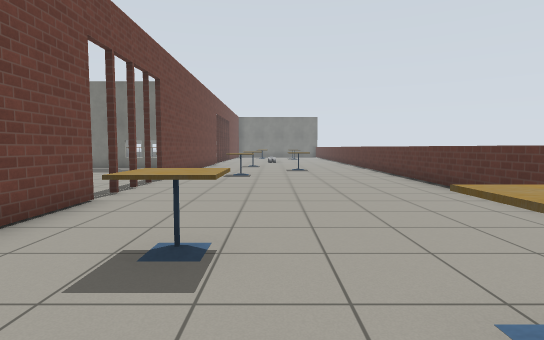
View 1 (above)

24 first-person views from a walk through a robot-simulator world made for Gazebo. The camera is 1 m above the floor, tilts 4° down and sees 80° across. The lines on the ground mark 1 m squares. The floor is counted in squares, 1 m on a side. Each view is taken from the middle of a square. On the plan, view 1 faces up. The plan holds only what a view shows up to about 12 squares ahead; the rest is blank. Simple patterns stand in for the simulator's built-in surfaces. Simple shapes stand in for some stock models.

View 2
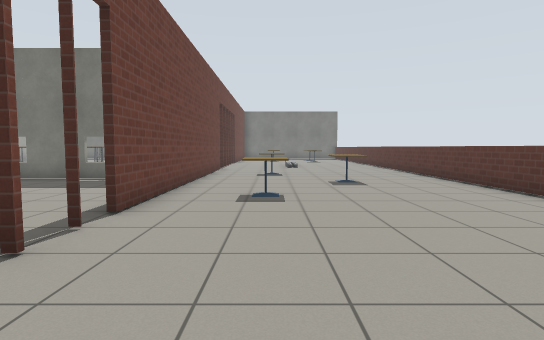

View 3
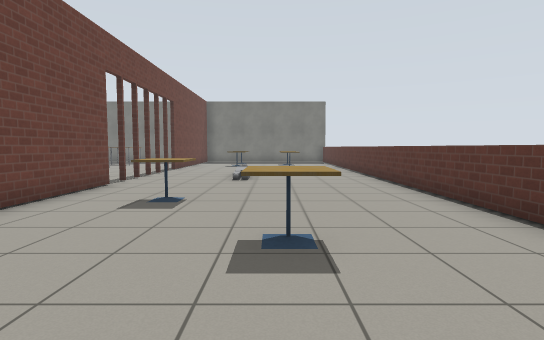

View 4
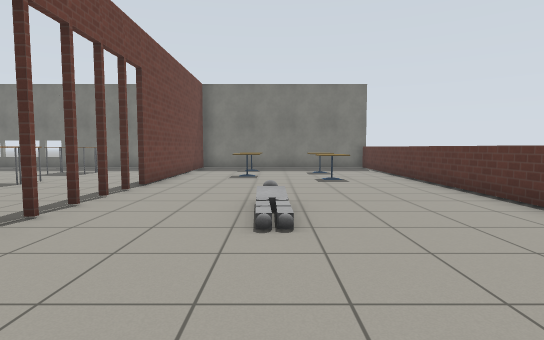

View 5
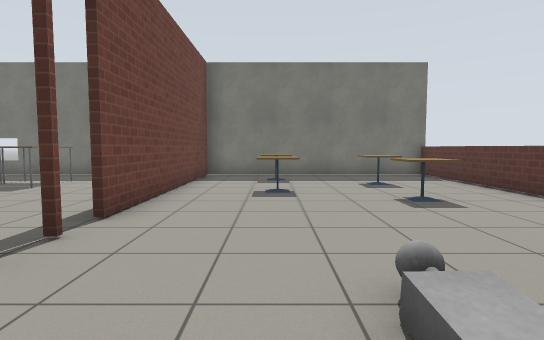

View 6
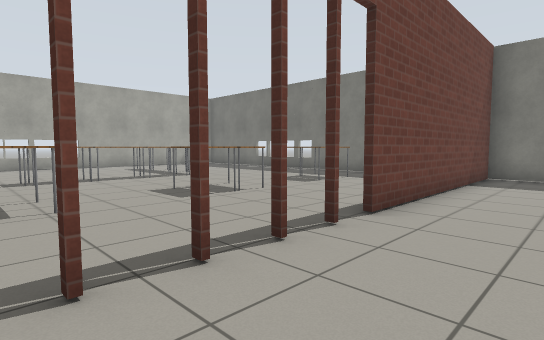

View 7
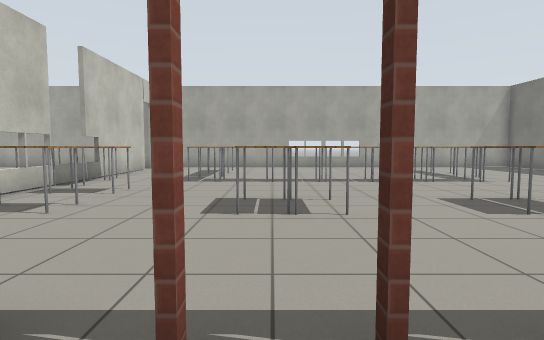

View 8
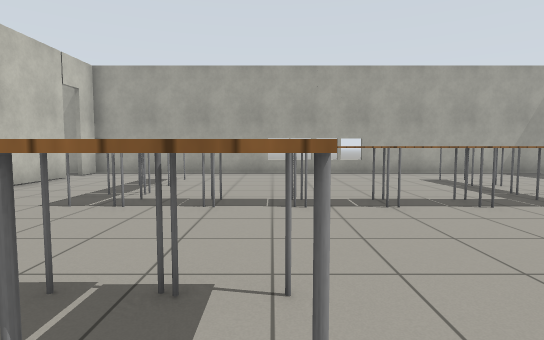

View 9
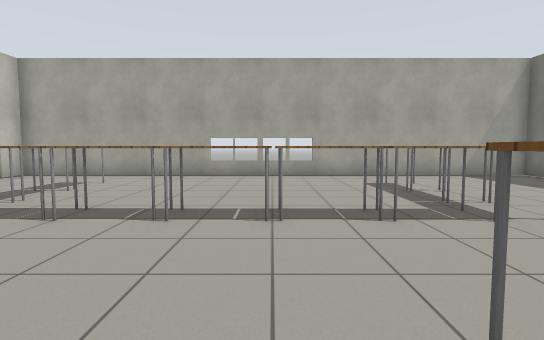

View 10
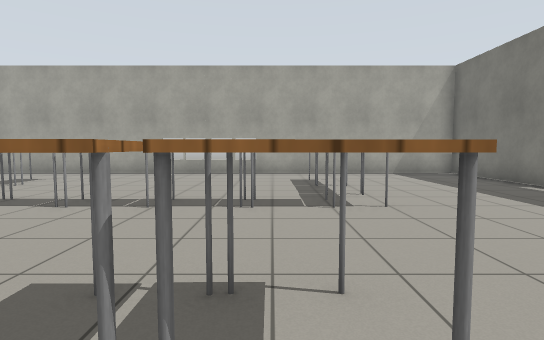

View 11
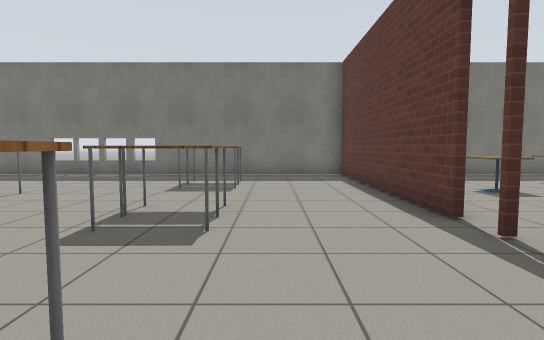

View 12
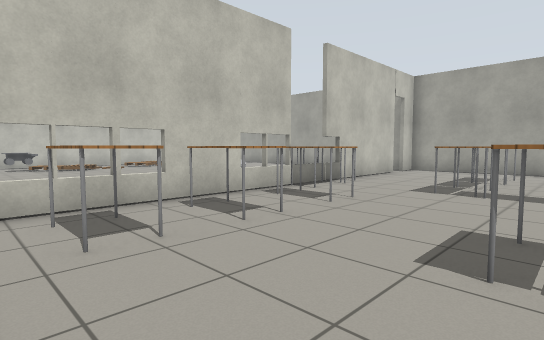

View 13
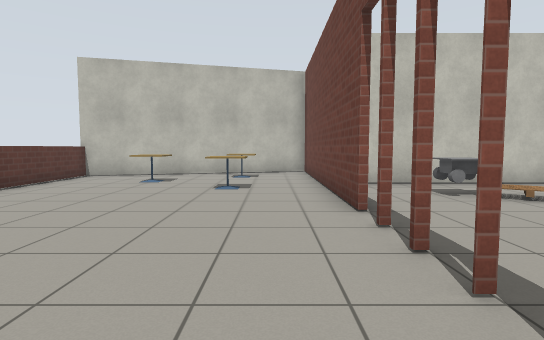

View 14
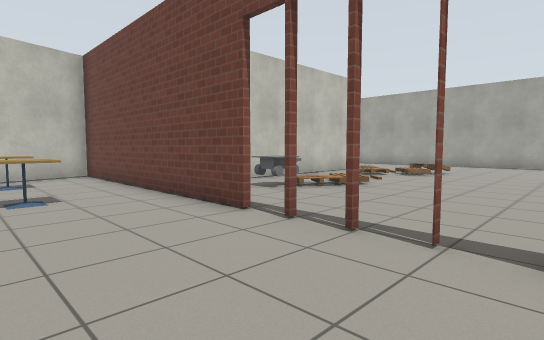

View 15
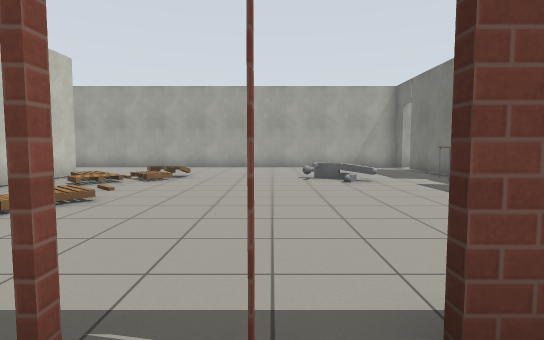

View 16
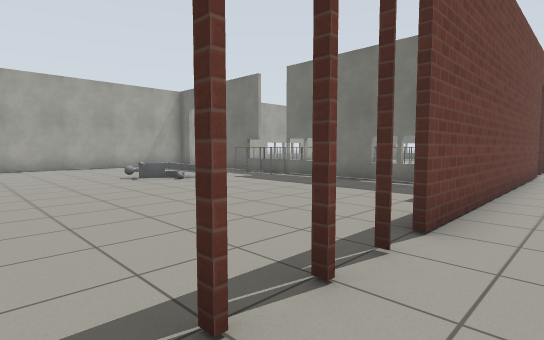

View 17
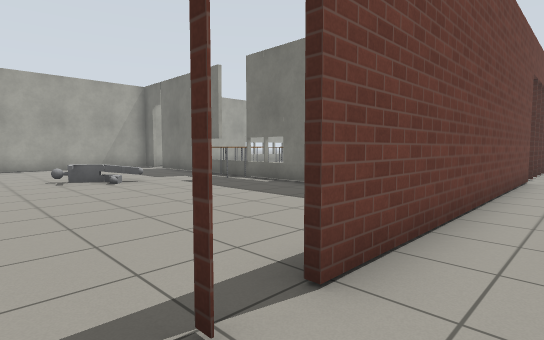

View 18
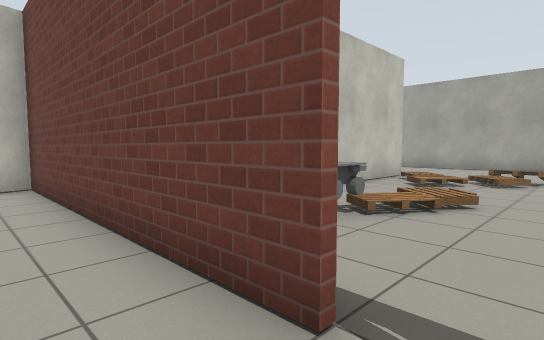

View 19
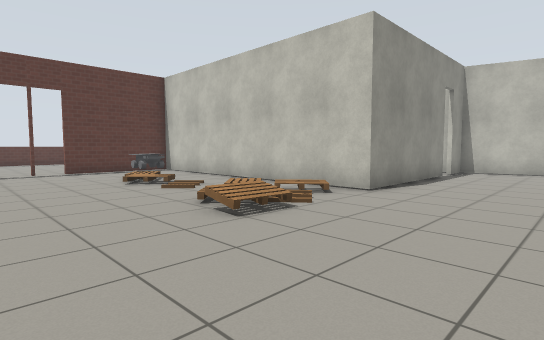

View 20
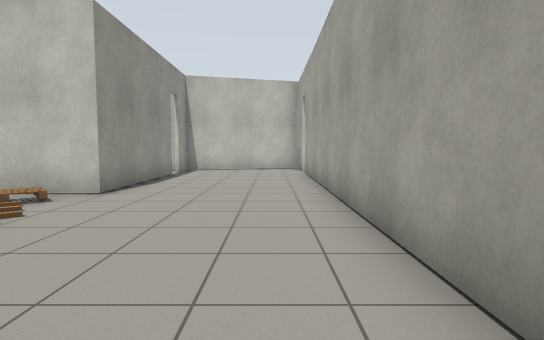

View 21
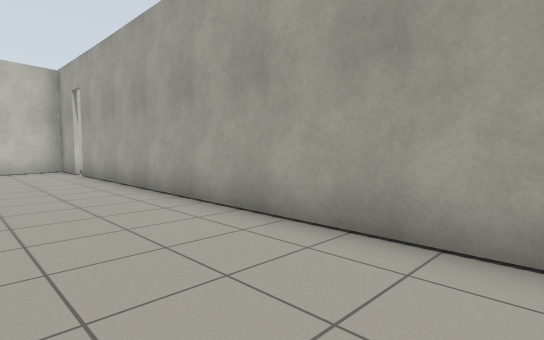

View 22
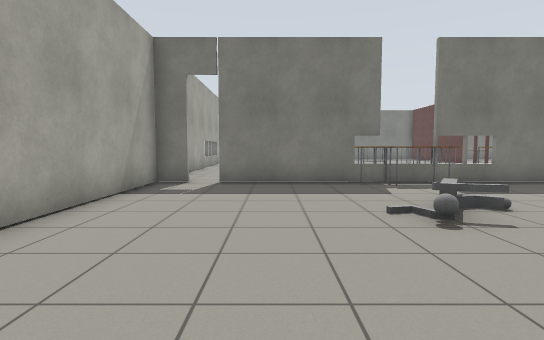

View 23
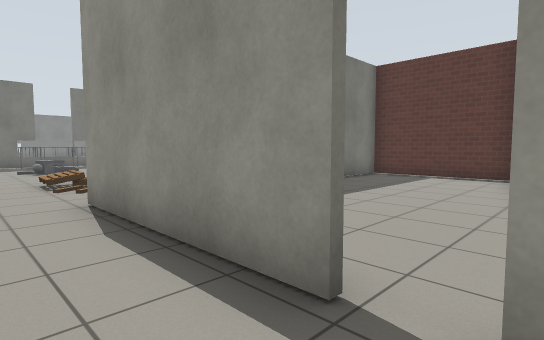

View 24
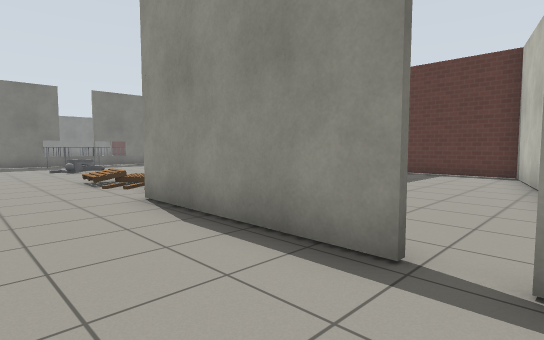

### Floor plan
Ten units are one square. View 1 is at (0, 0); x grows to the right and y downward. Boxes are objects, and circles mark ways between rooms. Rooms are numbered by the first view taken in them; rooms with no view inside come last. Other rooms are left out.
<svg viewBox="-188 -333 237 397">
<path fill="none" stroke="#000" d="M-33 -134 -33 -97M-33 -196 -33 -144M-33 -61 -33 23M-33 -327 -33 -254M9 11 44 1M44 -328 -31 -328M-27 21 -9 16M44 -52 44 -328M44 1 44 -35M-35 -254 -35 -327M-105 -153 -44 -153M-165 -153 -124 -153M-31 -328 -183 -328 -183 -154M-35 -54 -35 -61M-125 -152 -165 -152M-55 -152 -106 -152M-133 29 -133 -21 -46 -21M-33 -144 -33 -134M-183 -154 -183 35M-133 45 -133 36M-183 42 -183 49M-172 59 -140 51"/>
<rect x="-15" y="-5" width="10" height="10" fill="#bbb"><title>cafe table</title></rect>
<rect x="-15" y="-35" width="10" height="10" fill="#bbb"><title>cafe table</title></rect>
<rect x="-15" y="-125" width="10" height="10" fill="#bbb"><title>cafe table</title></rect>
<rect x="-15" y="-175" width="10" height="10" fill="#bbb"><title>cafe table</title></rect>
<rect x="-15" y="-295" width="10" height="20" fill="#bbb"><title>cafe table</title></rect>
<rect x="-15" y="-315" width="10" height="10" fill="#bbb"><title>other object</title></rect>
<rect x="-5" y="-235" width="10" height="30" fill="#bbb"><title>person</title></rect>
<rect x="5" y="-25" width="20" height="20" fill="#bbb"><title>cafe table</title></rect>
<rect x="5" y="-155" width="10" height="20" fill="#bbb"><title>cafe table</title></rect>
<rect x="15" y="-275" width="10" height="10" fill="#bbb"><title>cafe table</title></rect>
<rect x="15" y="-305" width="10" height="10" fill="#bbb"><title>cafe table</title></rect>
<rect x="-165" y="-195" width="20" height="10" fill="#bbb"><title>table</title></rect>
<rect x="-165" y="-285" width="20" height="20" fill="#bbb"><title>table</title></rect>
<rect x="-145" y="-195" width="10" height="10" fill="#bbb"><title>table</title></rect>
<rect x="-145" y="-285" width="10" height="20" fill="#bbb"><title>table</title></rect>
<rect x="-135" y="-195" width="20" height="10" fill="#bbb"><title>table</title></rect>
<rect x="-135" y="-285" width="20" height="20" fill="#bbb"><title>table</title></rect>
<rect x="-125" y="-165" width="20" height="10" fill="#bbb"><title>table</title></rect>
<rect x="-125" y="-205" width="10" height="10" fill="#bbb"><title>table</title></rect>
<rect x="-125" y="-225" width="10" height="20" fill="#bbb"><title>table</title></rect>
<rect x="-125" y="-245" width="10" height="20" fill="#bbb"><title>table</title></rect>
<rect x="-125" y="-255" width="10" height="10" fill="#bbb"><title>table</title></rect>
<rect x="-125" y="-275" width="10" height="20" fill="#bbb"><title>table</title></rect>
<rect x="-95" y="-175" width="10" height="20" fill="#bbb"><title>table</title></rect>
<rect x="-85" y="-215" width="20" height="10" fill="#bbb"><title>table</title></rect>
<rect x="-85" y="-225" width="20" height="10" fill="#bbb"><title>table</title></rect>
<rect x="-85" y="-255" width="20" height="10" fill="#bbb"><title>table</title></rect>
<rect x="-85" y="-265" width="20" height="10" fill="#bbb"><title>table</title></rect>
<rect x="-85" y="-295" width="20" height="10" fill="#bbb"><title>table</title></rect>
<rect x="-85" y="-305" width="20" height="10" fill="#bbb"><title>table</title></rect>
<rect x="-75" y="-175" width="10" height="20" fill="#bbb"><title>table</title></rect>
<rect x="-55" y="-175" width="10" height="20" fill="#bbb"><title>table</title></rect>
<rect x="-135" y="-35" width="20" height="10" fill="#bbb"><title>pallet</title></rect>
<rect x="-135" y="-65" width="10" height="20" fill="#bbb"><title>pallet</title></rect>
<rect x="-135" y="-125" width="30" height="30" fill="#bbb"><title>person</title></rect>
<rect x="-125" y="-45" width="20" height="10" fill="#bbb"><title>pallet</title></rect>
<rect x="-125" y="-65" width="10" height="20" fill="#bbb"><title>pallet</title></rect>
<rect x="-125" y="-155" width="10" height="10" fill="#bbb"><title>table</title></rect>
<rect x="-115" y="-155" width="10" height="10" fill="#bbb"><title>table</title></rect>
<rect x="-95" y="-55" width="20" height="10" fill="#bbb"><title>pallet</title></rect>
<rect x="-75" y="-55" width="10" height="20" fill="#bbb"><title>pallet</title></rect>
<rect x="-65" y="-45" width="10" height="10" fill="#bbb"><title>other object</title></rect>
<circle cx="-30" cy="-225" r="3" fill="#2a7"/>
<circle cx="-30" cy="-140" r="3" fill="#2a7"/>
<circle cx="-30" cy="-80" r="3" fill="#2a7"/>
<circle cx="-170" cy="-150" r="3" fill="#2a7"/>
<text x="0" y="-160">1</text>
<text x="-110" y="-240">2</text>
<text x="-110" y="-70">3</text>
</svg>
Room 1 opens to room 2. Room 1 opens to room 3. Room 2 opens to room 3.

Where each view was taken, in squares from view 1:
view 1: 0 up, 0 right, facing up
view 2: 5 up, 1 left, facing up
view 3: 11 up, 1 right, facing up
view 4: 17 up, 0 right, facing up
view 5: 21 up, 1 left, facing up
view 6: 21 up, 1 left, facing up-left
view 7: 21 up, 2 left, facing left
view 8: 22 up, 6 left, facing left
view 9: 24 up, 7 left, facing left
view 10: 26 up, 6 left, facing left
view 11: 21 up, 6 left, facing up
view 12: 21 up, 4 left, facing down-left
view 13: 11 up, 2 left, facing down
view 14: 10 up, 0 right, facing down-left
view 15: 9 up, 2 left, facing left
view 16: 6 up, 2 left, facing up-left
view 17: 8 up, 2 left, facing up-left
view 18: 7 up, 2 left, facing down-left
view 19: 9 up, 17 left, facing down-right
view 20: 9 up, 17 left, facing down
view 21: 9 up, 15 left, facing down-left
view 22: 6 up, 15 left, facing up
view 23: 4 down, 15 left, facing up-right
view 24: 4 down, 16 left, facing up-right
